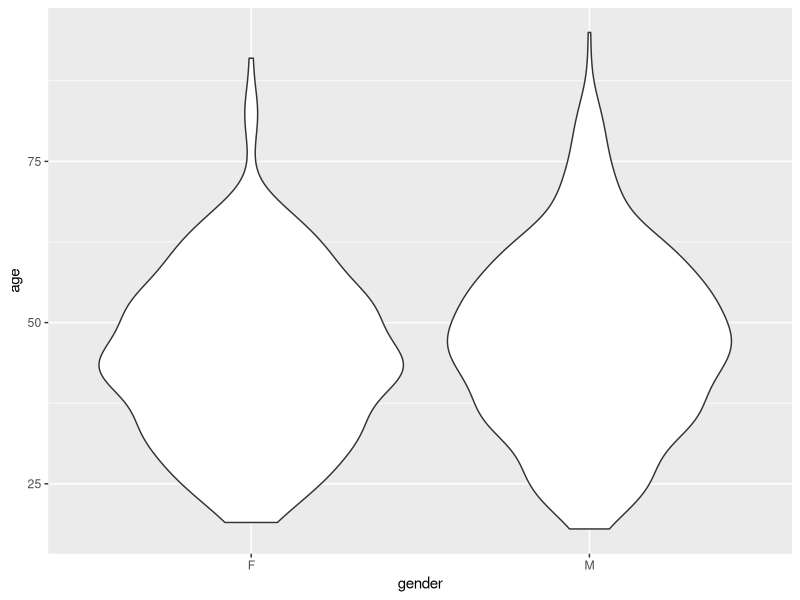
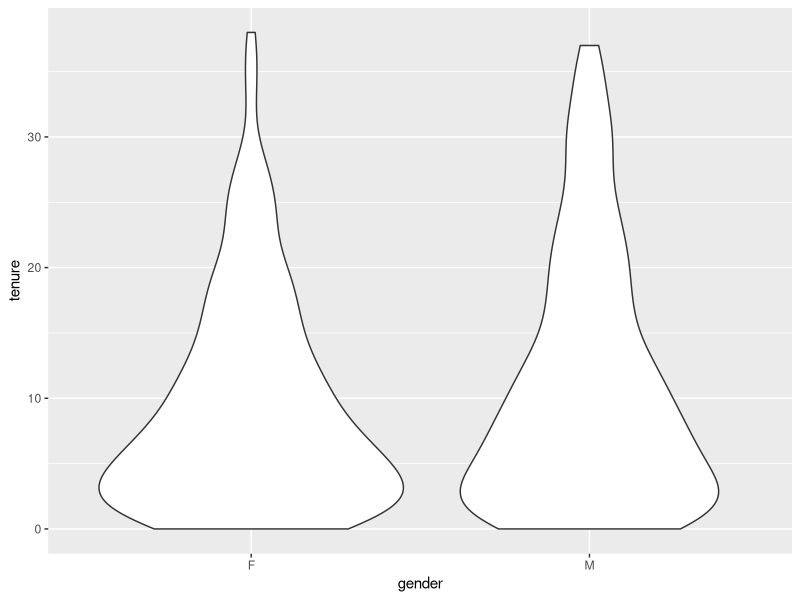
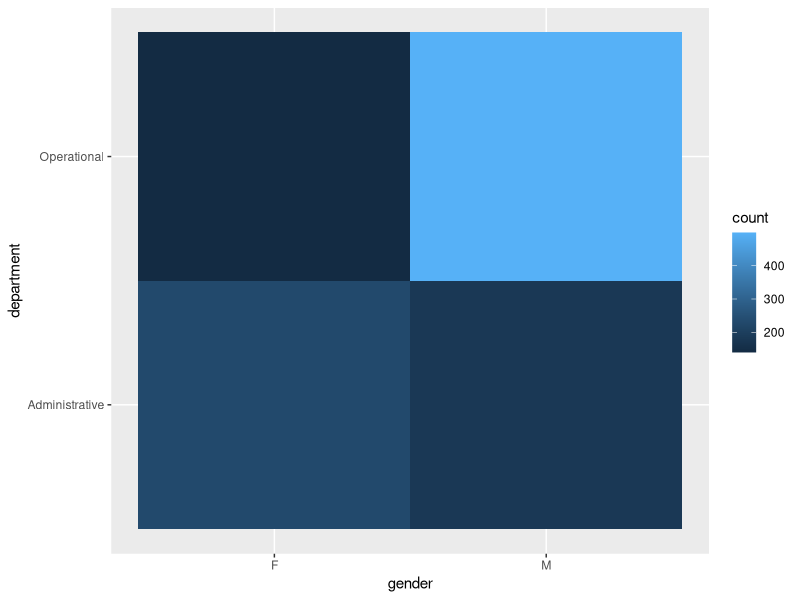
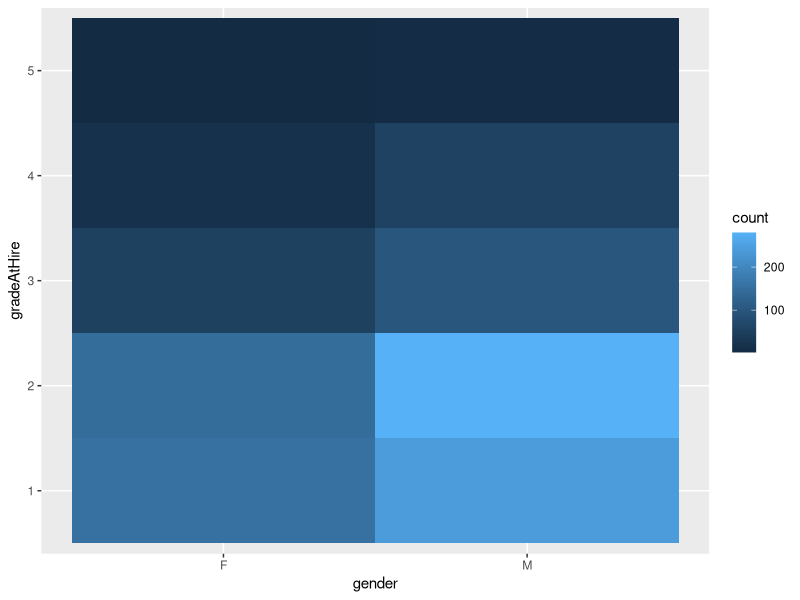
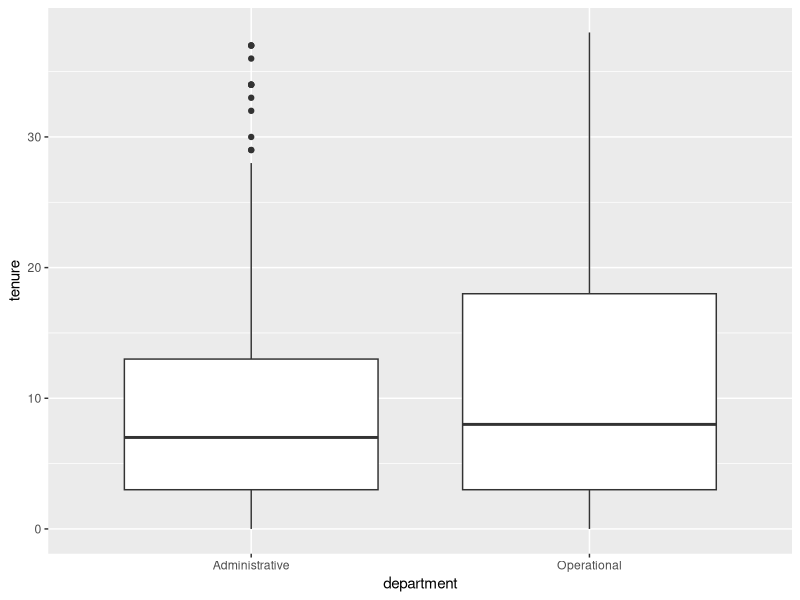
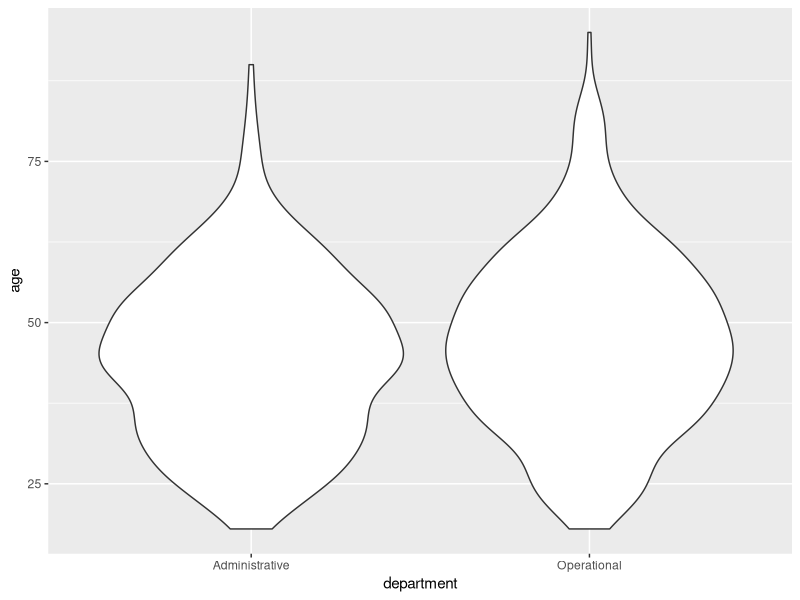
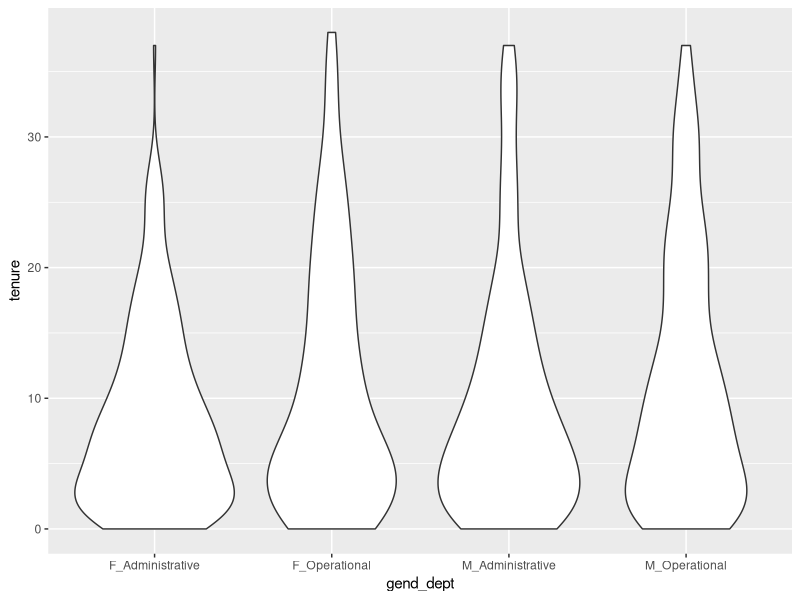
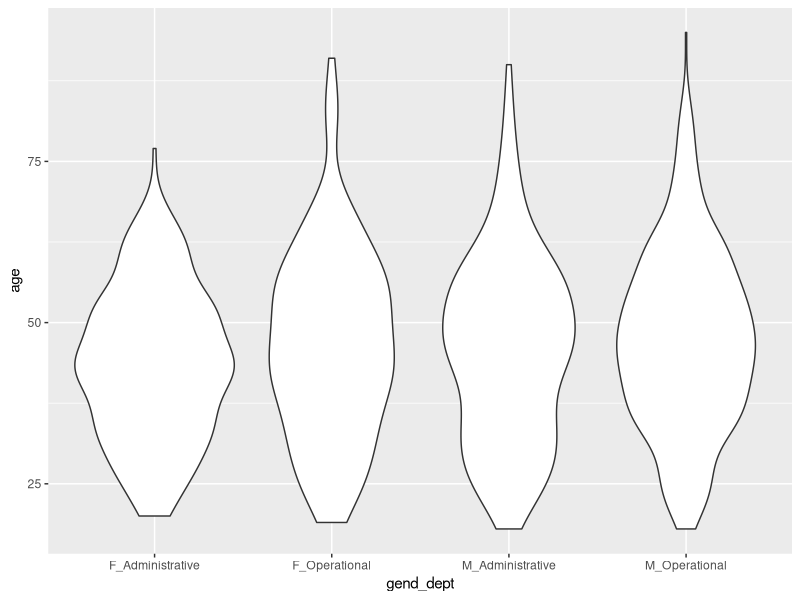

These figures' R source, in order:
## ---- chunk 1
knitr::opts_chunk$set(echo = TRUE)
library(dplyr)
library(tidyr)
library(ggplot2)
## ---- chunk 2
# Loading and calculating data
data <- read.csv('GCR.csv') %>%
  dplyr::mutate(gradeAtHire = as.ordered(gradeAtHire),
         age = ageAtHire + tenure,
         gend_dept = paste(gender, department, sep = "_"),
         leaveYear = hireYear + tenure,
         term = ifelse(reason == "terminated", 1, 0))
str(data)
summary(data)

# Workforce over time:
all_years <- expand.grid(year = unique(c(data$hireYear, data$leaveYear)),
                         id = unique(data$id))
data_timeline <- dplyr::full_join(data, all_years, by = "id") %>%
  dplyr::filter(hireYear <= year & leaveYear >= year) %>%
  dplyr::group_by(id) %>%
  dplyr::mutate(reason = ifelse(year != max(year), NA, as.character(reason)),
                current = ifelse(year != max(year), TRUE, FALSE),
                term = ifelse(year != max(year), NA, as.numeric(term)),
                new = hireYear == year)

# Proportion of women in the workforce any year:
workforce_prop_timeline <- data_timeline %>%
  dplyr::group_by(year, gender) %>%
  dplyr::summarise(n = n()) %>%
  dplyr::mutate(prop_workforce = n / sum(n)) %>%
  dplyr::filter(gender == "F") %>%
  dplyr::select(year, prop_workforce)


# People who have left:
data_left <- data[!data$current, ]
## ---- chunk 3
data_current <- data[data$current, ]
summary(data_current)
# Age by gender
ggplot(data_current, aes(x = gender, y = age))+
  geom_violin()
# Tenure by gender
ggplot(data_current, aes(x = gender, y = tenure))+
  geom_violin()
# Department by gender
ggplot(data_current, aes(x = gender, y = department))+
  geom_bin2d()
# Grade at hire by gender
ggplot(data_current, aes(x = gender, y = gradeAtHire))+
  geom_bin2d()
# Tenure by department
ggplot(data_current, aes(x = department, y = tenure))+
  geom_boxplot()
# Age by department
ggplot(data_current, aes(x = department, y = age))+
  geom_violin()

# Age by gender and department
ggplot(data_current, aes(x = gend_dept, y = tenure))+
  geom_violin()
# Mainly the administrative dept has much less experienced women than men, much more similar in operations
ggplot(data_current, aes(x = gend_dept, y = age))+
  geom_violin()
ggplot(data_current, aes(x = gend_dept, y = ageAtHire))+
  geom_violin()
## ---- chunk 4
# Were there peak leaving years?
hist(data_left$leaveYear, breaks = length(unique(data_left$leaveYear)))
# There were some spikes: 1986, 2002, 2008/9
# Were women overrepresented in those years?
data_years <- data_left %>%
  dplyr::group_by(leaveYear, gender) %>%
  dplyr::summarise(n = n()) %>%
  tidyr::spread(gender, n) %>%
  dplyr::mutate(F_prop = `F` / (`F` + `M`))
ggplot(data_years, aes(x = leaveYear, y = F_prop))+
  geom_bar(stat = "identity")
# Not noticeably more women leaving in those years as a proportion of everyone leaving that year

# Age by gender
ggplot(data_left, aes(x = gender, y = age))+
  geom_violin()
# Tenure by gender
ggplot(data_left, aes(x = gender, y = tenure))+
  geom_violin()
# Department by gender
ggplot(data_left, aes(x = gender, y = department))+
  geom_bin2d()
# Grade at hire by gender
ggplot(data_left, aes(x = gender, y = gradeAtHire))+
  geom_bin2d()
# Tenure by department
ggplot(data_left, aes(x = department, y = tenure))+
  geom_boxplot()
# Age by department
ggplot(data_left, aes(x = department, y = age))+
  geom_violin()

# Age by gender and department
ggplot(data_left, aes(x = gend_dept, y = tenure))+
  geom_violin()
# Mainly the administrative dept has much less experienced women than men, much more similar in operations
ggplot(data_left, aes(x = gend_dept, y = age))+
  geom_violin()
ggplot(data_left, aes(x = gend_dept, y = ageAtHire))+
  geom_violin()
## ---- chunk 5
data_dept_timeline <- data_timeline  %>%
  dplyr::group_by(year, department, gender) %>%
  dplyr::summarise(n = n()) %>%
  dplyr::mutate(prop = n / sum(n)) %>%
  dplyr::filter(gender == "F") %>%
  left_join(., workforce_prop_timeline, by = "year")
ggplot(data_dept_timeline, aes(x = year, y = prop, colour = department))+
  geom_line()+
  geom_smooth(alpha = 0.25)+
  geom_line(aes(x = year, y = prop_workforce), 
              colour = "red")+
  labs(title = "Proportion of female workforce over time",
       x = "Year",
       y = "Proportion of workers that were female",
       colour = "Department",
       subtitle = "GCR overall proportion in shown in red")
## ---- chunk 6
# Reasons for leaving by gender
ggplot(data_left, aes(x = gender, y = reason))+
  geom_bin2d()
# Reasons for leaving by gender and department
ggplot(data_left, aes(x = gend_dept, y = reason))+
  geom_bin2d()

workforce_dept_prop_timeline <- data_timeline %>%
  dplyr::group_by(year, department, gender) %>%
  dplyr::summarise(n = n()) %>%
  dplyr::mutate(prop_workforce = n / sum(n)) %>%
  dplyr::filter(gender == "F") %>%
  dplyr::select(leaveYear = year, department, prop_workforce)

all_reasons <- expand.grid(leaveYear = unique(data_left$leaveYear),
                           department = unique(data_left$department),
                           reason = unique(data_left$reason),
                           gender = unique(data_left$gender))
data_reasons <- data_left %>%
  dplyr::group_by(leaveYear, department, reason, gender) %>%
  dplyr::summarise(n = n()) %>%
  dplyr::ungroup() %>%
  dplyr::full_join(., all_reasons, 
                   by = c("leaveYear", "department", "reason", "gender")) %>%
  dplyr::mutate(n = ifelse(is.na(n), 0, n)) %>%
  dplyr::group_by(leaveYear, department, reason) %>%
  dplyr::mutate(tot = sum(n)) %>%
  dplyr::ungroup() %>%
  dplyr::filter(gender == "F") %>%
  dplyr::mutate(prop = ifelse(tot > 0,
                              n / tot, 0)) %>%
  dplyr::left_join(., workforce_dept_prop_timeline, 
                   by = c("leaveYear", "department")) %>%
  dplyr::arrange(leaveYear, department, reason, gender)


ggplot(data_reasons, aes(x = leaveYear, y = prop, colour = reason))+
  geom_line(alpha = 0.5)+
  geom_smooth(se = FALSE)+
  geom_line(aes(x = leaveYear, y = prop_workforce), 
            colour = "red")+
  facet_wrap(department~reason)+
  labs(title = "Women as a % of all who leave for each reason",
       x = "Year of leaving",
       y = "Proportion of women",
       subtitle = "Department's overall proportion of women shown in red")

# Significant association between gender and being terminated?
chisq.test(table(data$gender, data$term))
## ---- chunk 7
library("graphics")
data_dept <- as.table(as.matrix(table(data_left$department, data_left$term)))
mosaicplot(data_dept, shade = TRUE, las=2, main = "Department")
data_ageH <- as.table(as.matrix(table(data_left$ageAtHire, data_left$term)))
mosaicplot(data_ageH, shade = TRUE, las=2, main = "ageAtHire")
data_ageL <- as.table(as.matrix(table(data_left$age, data_left$term)))
mosaicplot(data_ageL, shade = TRUE, las=2, main = "ageWhenLeft")
data_year <- as.table(as.matrix(table(data_left$hireYear, data_left$term)))
mosaicplot(data_year, shade = TRUE, las=2, main = "hireYear")
data_leave <- as.table(as.matrix(table(data_left$leaveYear, data_left$term)))
mosaicplot(data_leave, shade = TRUE, las=2, main = "leaveYear")
# data_ten <- as.table(as.matrix(data_left$tenure, data_left$term))
# mosaicplot(data_ten, shade = TRUE, las=2, main = "Tenure")
data_gend <- as.table(as.matrix(table(data_left$gender, data_left$term)))
mosaicplot(data_gend, shade = TRUE, las=2, main = "Gender")
data_grade <- as.table(as.matrix(table(data_left$gradeAtHire, data_left$term)))
mosaicplot(data_grade, shade = TRUE, las=2, main = "GradeAtHire")

summary(aov(term ~ gradeAtHire * department * gender * ageAtHire * hireYear, data = data_left))
# Main effects of department, gender, and hireYear, but 3-way interaction of GradeAtHire, gender and HireYear


(data_term_leave <- data_left %>%
  dplyr::filter(leaveYear < max(hireYear)) %>%
  dplyr::group_by(leaveYear, department, gender) %>%
  dplyr::summarise(left = n(),
                   terminated = sum(term),
                   prop_term = sum(term) / n(),
                   m_ageAtHire = mean(ageAtHire),
                   sd_ageAtHire = sd(ageAtHire, na.rm = T),
                   m_ageWhenLeft = mean(age),
                   sd_ageWhenLeft = sd(age),
                   m_tenure = mean(tenure),
                   sd_tenure = sd(tenure),
                   m_gradeAtHire = mean(as.numeric(gradeAtHire)),
                   sd_gradeAtHire = sd(as.numeric(gradeAtHire))))


ggplot(data_term_leave, aes(x = leaveYear, y = prop_term, colour = gender))+
  geom_line(alpha = 0.5)+
  geom_smooth(se = FALSE)+
  facet_wrap(~department)+
  labs(title = "Of those who left, the proportion terminated",
       x = "Year left",
       y = "Proportion terminated",
       subtitle = "By department, gender and year they left")

data_term_hire <- data_left %>%
  dplyr::filter(hireYear < max(hireYear)) %>%
  dplyr::group_by(hireYear, department, gender) %>%
  dplyr::summarise(left = n(),
                   terminated = sum(term),
                   prop_term = sum(term) / n(),
                   m_ageAtHire = mean(ageAtHire),
                   sd_ageAtHire = sd(ageAtHire, na.rm = T),
                   m_ageWhenLeft = mean(age),
                   sd_ageWhenLeft = sd(age),
                   m_tenure = mean(tenure),
                   sd_tenure = sd(tenure),
                   m_gradeAtHire = mean(as.numeric(gradeAtHire)),
                   sd_gradeAtHire = sd(as.numeric(gradeAtHire)))


ggplot(data_term_hire, aes(x = hireYear, y = prop_term, colour = gender))+
  geom_line(alpha = 0.5)+
  geom_smooth(se = FALSE)+
  facet_wrap(~department)+
  labs(title = "Of those who left, the proportion terminated",
       x = "Year hired",
       y = "Proportion terminated",
       subtitle = "By department, gender and year they were hired")

## ---- chunk 8
data_rate <- data_timeline %>%
  dplyr::group_by(year, department, gender) %>%
  dplyr::summarise(workforce = n(),
                   left = sum(current != TRUE),
                   joined = sum(new == TRUE),
                   terminated = sum(term, na.rm = T)) %>%
  dplyr::mutate(joining_rate = joined / workforce,
                leaving_rate = left / workforce,
                termination_rate = terminated / workforce,
                term_leaving_rate = terminated / left)

ggplot(data_rate, aes(x = year, y = termination_rate, colour = gender))+
  geom_line(alpha = 0.5)+
  geom_smooth(se = FALSE)+
  facet_wrap(~department)
